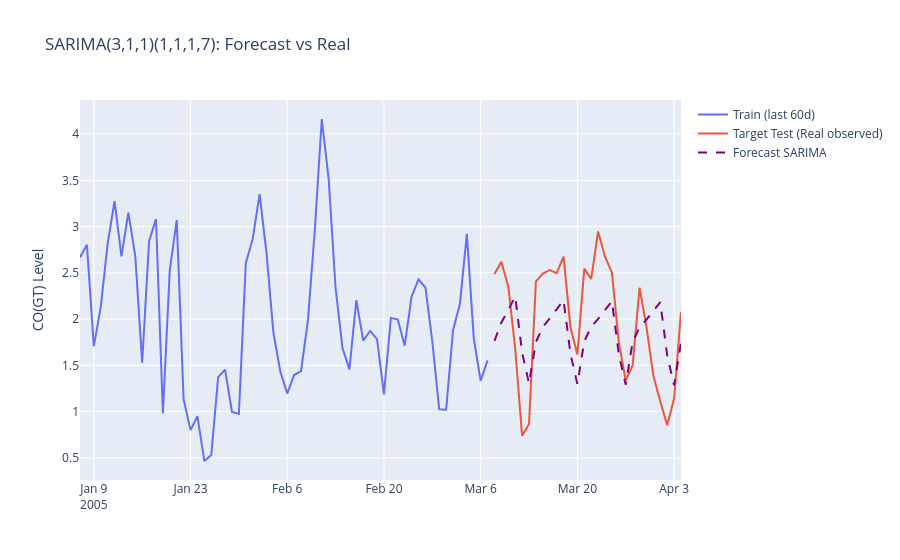

Here is the notebook cell this chart was saved with:
### Markdown cell above
### 9. SARIMA(p,d,q)(P,D,Q,s)

### Code cell
from statsmodels.tsa.arima.model import ARIMA

#order=(3,1,1), seasonal_order=(1,1,1,7) on Box-Cox Series
model_sarima = ARIMA(train, order=(3,1,1), seasonal_order=(1,1,1,7))
res_sarima = model_sarima.fit()

print(res_sarima.summary())

# Forecast
forecast_sarima_boxcox = res_sarima.forecast(steps=len(test))

# Inversione trasformazione Box-Cox per comparazione su scala reale
forecast_sarima_final = inv_boxcox(forecast_sarima_boxcox, lambda0)

# Calcolo MAPE
mape_sarima = np.mean(np.abs((test_final - forecast_sarima_final) / test_final)) * 100
print(f"\nSARIMA Model - MAPE: {mape_sarima:.2f}%")

# Plot finale test vs forecast
fig = go.Figure()
fig.add_trace(go.Scatter(x=train_final_plot.index, y=train_final_plot, mode='lines', name='Train (last 60d)'))
fig.add_trace(go.Scatter(x=test_final.index, y=test_final, mode='lines', name='Target Test (Real observed)'))
fig.add_trace(go.Scatter(x=forecast_sarima_final.index, y=forecast_sarima_final, mode='lines', name='Forecast SARIMA', line=dict(dash='dash', color='purple')))

fig.update_layout(title="SARIMA(3,1,1)(1,1,1,7): Forecast vs Real", yaxis_title="CO(GT) Level")
fig.show()

# Diagnostica dei residui SARIMA
residui_sarima = res_sarima.resid.dropna()

fig, ax = plt.subplots(figsize=(15,4))
# Lags=24 to show the seasonality
plot_acf(residui_sarima, lags=24, ax=ax, title='SARIMA Residuals ACF') 

print("\nLjung-Box on SARIMA's residuals:")
lb_sarima = acorr_ljungbox(residui_sarima, lags=[7, 14, 21, 28, 35], return_df=True)
print(lb_sarima)
